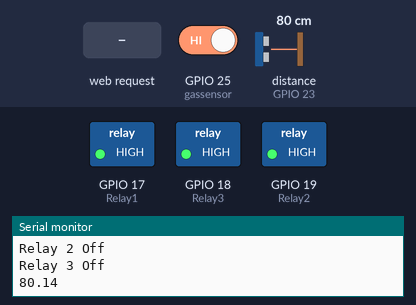
Simulated run of this sketch. Board: ESP32. Shown: switched loads named in the sketch (green lamp = pin HIGH), the last lines printed to the serial monitor. Wiring (inferred from the names in the program): ultrasonic range finder: trigger GPIO 22; echo GPIO 23. The inputs (shaded band) are chosen by the test bench; at power-on: GPIO 25 (gassensor) HIGH, distance to the obstacle (sensor on GPIO 23) 80 cm. The echo pulse lasts 58.3 µs per cm; pins used as bus, display or sensor lines are not drawn.

Above: at 3.3 s.
3.4 s: HTTP request GET /Button1on received
At 6.3 s:
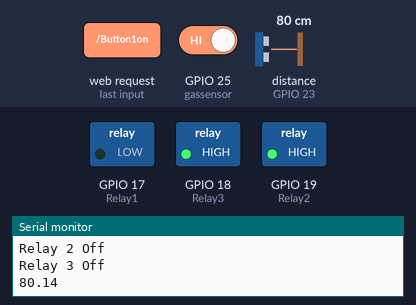
6.6 s: HTTP request GET /Button2on received
At 9.3 s:
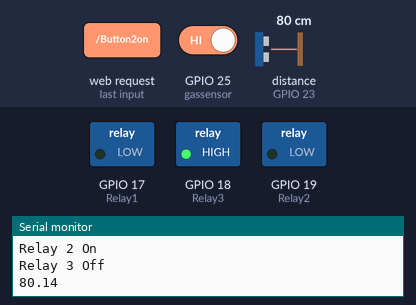
9.6 s: HTTP request GET /Button3on received
At 12.3 s:
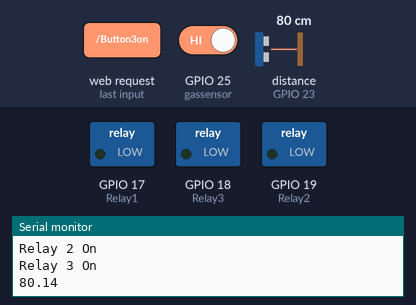
12.6 s: HTTP request GET /Button2off received
At 15.2 s:
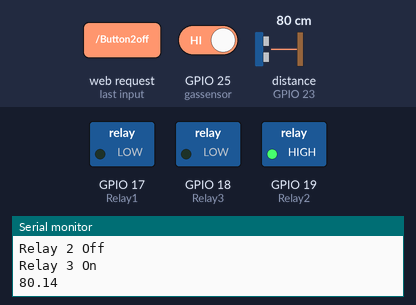
15.6 s: HTTP request GET /Button3off received
At 18.1 s:
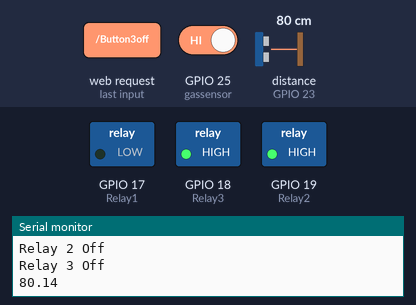
Timing chart, 0 to 19.6 s (numbered marks = the images above; inputs shaded):
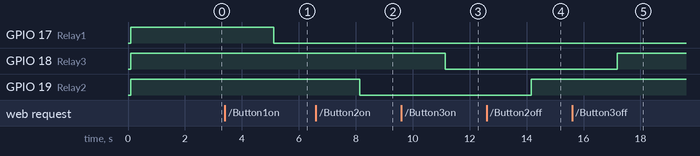

The sketch:

borewell_resuce.ino
```cpp
#include <WiFi.h>  ///// webserver with ajax
#include <WiFiClient.h>
#include <WebServer.h>


/* Put your SSID & Password */
const char* ssid = "BOREWELL";  // Enter SSID here
const char* password = "12345678";  //Enter Password here

/* Put IP Address details */
IPAddress local_ip(192,168,43,1);
IPAddress gateway(192,168,43,1);
IPAddress subnet(255,255,255,0);

WebServer server(80);

uint8_t Relay3 = 18;    //light
uint8_t Relay2 = 19;   //electro
uint8_t Relay1 = 17;   //pump


#define trigger      22
#define echo         23
#define gassensor    25


bool Button1status = LOW;
bool Button2status = LOW;
bool Button3status = LOW;

String distString = "";
String gasString = "";


void setup() {
  // put your setup code here, to run once:

  Serial.begin(115200);

  WiFi.mode(WIFI_AP);
  WiFi.softAPConfig(local_ip, gateway, subnet);
  WiFi.softAP(ssid, password);
  Serial.println(WiFi.softAPIP());
  delay(100);

  server.on("/", handle_OnConnect);

  server.on("/Button1on", handle_Button1on);
  server.on("/Button1off", handle_Button1off);

  server.on("/Button2on", handle_Button2on);
  server.on("/Button2off", handle_Button2off);

  server.on("/Button3on", handle_Button3on);
  server.on("/Button3off", handle_Button3off);


  server.begin();
  Serial.println("HTTP server started");


  pinMode(echo,INPUT);
  pinMode(trigger,OUTPUT);
  pinMode(gassensor,INPUT);
  pinMode(Relay1, OUTPUT);
  digitalWrite(Relay1, HIGH);

  pinMode(Relay2, OUTPUT);
  digitalWrite(Relay2, HIGH);
 pinMode(Relay3, OUTPUT);
 digitalWrite(Relay3, HIGH);

  delay(2000);

}

void loop() {
  // put your main code here, to run repeatedly:
  server.handleClient();

   digitalWrite(trigger, LOW);
  delayMicroseconds(2);
  digitalWrite(trigger, HIGH);
  delayMicroseconds(10);
  digitalWrite(trigger, LOW);

float duration = pulseIn(echo, HIGH);
float distance = (duration / 2) / 29.1;
distString = String(distance);
Serial.println(distance);
delay(1000);
if(distance > 60 && distance < 90)
{
  distString = String("detection");
}
else
{
  distString = String("0");
}
  int readgas = digitalRead(gassensor);
  //gasString = String(readgas);
  if(readgas == 0)
  {
    gasString = String("Smoke detected");
  }
  else
  {
    gasString = String("0");
  }

  Serial.println(readgas);

  if( Button1status)
  {
    pinMode(Relay1, OUTPUT);
      digitalWrite(Relay1, LOW);
      Serial.println("Relay 1 On");

  }
  else
  {
    pinMode(Relay1, INPUT);
    digitalWrite(Relay1, HIGH);
    Serial.println("Relay 1 Off");
  }

  if ( Button2status  )
  {
    digitalWrite(Relay2, LOW);
    Serial.println("Relay 2 On");
  }
  else
  {
    digitalWrite(Relay2, HIGH);
    Serial.println("Relay 2 Off");
  }


  if( Button3status)
  {
    digitalWrite(Relay3, LOW);
    Serial.println("Relay 3 On");
  }
  else
  {
    digitalWrite(Relay3, HIGH);
    Serial.println("Relay 3 Off");
  }
}
void handle_OnConnect() {

  Button1status = LOW;
  Button2status = LOW;
  Button3status = LOW;


  Serial.println("GPIO7 Status: OFF | GPIO6 Status: OFF");
  server.send(200, "text/html", SendHTML(Button1status, Button2status, Button3status,distString,gasString));
}

void handle_Button1on() {
  Button1status = HIGH;


  Serial.println("GPIO7 Status: ON");
  server.send(200, "text/html", SendHTML(Button1status, Button2status, Button3status,distString,gasString ));
}

void handle_Button1off() {

  Button1status = LOW;


  Serial.println("GPIO7 Status: OFF");
  server.send(200, "text/html", SendHTML(Button1status, Button2status, Button3status,distString,gasString));

}

void handle_Button2on() {

  Button2status = HIGH;


  Serial.println("GPIO7 Status: ON");
  server.send(200, "text/html", SendHTML(Button1status, Button2status, Button3status,distString,gasString ));
}

void handle_Button2off() {


  Button2status = LOW;


  Serial.println("GPIO7 Status: OFF");
  server.send(200, "text/html", SendHTML(Button1status, Button2status, Button3status,distString,gasString ));

}

void handle_Button3on() {

  Button3status = HIGH;


  Serial.println("GPIO7 Status: ON");
  server.send(200, "text/html", SendHTML(Button1status, Button2status, Button3status,distString,gasString));
}

void handle_Button3off() {


  Button3status = LOW;


  Serial.println("GPIO7 Status: OFF");
  server.send(200, "text/html", SendHTML(Button1status, Button2status, Button3status,distString,gasString ));

}


String SendHTML(uint8_t Button1stat,uint8_t Button2stat, uint8_t Button3, String distS, String gasS){
  String ptr = "<!DOCTYPE html> <html>\n";
  ptr +="<head><meta name=\"viewport\" content=\"width=device-width, initial-scale=1.0, user-scalable=no\">\n";
  ptr +="<title>TITLE</title>\n";
  ptr +="<style>html { font-family: Electra; display: inline-block; margin: 0px auto; text-align: center;}\n";
  ptr +="body{margin-top: 50px;} h1 {color: #444444;margin: 50px auto 30px;} h3 {color: #444444;margin-bottom: 50px;}\n";
  ptr +=".button {display: block;width: 80px;background-color: #1abc9c;border: none;color: white;padding: 13px 30px;text-decoration: none;font-size: 25px;margin: 0px auto 35px;cursor: pointer;border-radius: 4px;}\n";
  ptr +=".button-on {background-color: #AC1820;}\n";
  ptr +=".button-on:active {background-color: #CFD5FF;}\n";
  ptr +=".button-off {background-color: #34495e;}\n";
  ptr +=".button-off:active {background-color: #2c3e50;}\n";
  ptr +="p {font-size: 14px;color: #888;margin-bottom: 10px;}\n";
  ptr +="</style>\n";
  ptr +="<script>function autoRefresh() {  window.location = window.location.href;} setInterval('autoRefresh()', 2000); </script>\n";
  ptr +="</head>\n";
  ptr +="<body>\n";
  ptr +="<h1> IOT  </h1>\n";
  ptr +="<h2> IOT  </h1>\n";
  ptr +="<h3>Distance "+ distS +" </h3>\n";
  ptr +="<h3>Gas "+ gasS +" </h3>\n";

   if(Button1stat)
  {ptr +="<p>Unit1: ON</p><a class=\"button button-off\" href=\"/Button1off\">OFF</a>\n";}
  else
  {ptr +="<p>Unit1: OFF</p><a class=\"button button-on\" href=\"/Button1on\">ON</a>\n";}

  if(Button2stat)
  {ptr +="<p>Unit2: ON</p><a class=\"button button-off\" href=\"/Button2off\">OFF</a>\n";}
  else
  {ptr +="<p>Unit2: OFF</p><a class=\"button button-on\" href=\"/Button2on\">ON</a>\n";}

   if(Button3)
  {ptr +="<p>Unit3: ON</p><a class=\"button button-off\" href=\"/Button3off\">OFF</a>\n";}
  else
  {ptr +="<p>Unit3: OFF</p><a class=\"button button-on\" href=\"/Button3on\">ON</a>\n";}


  ptr +="</body>\n";
  ptr +="</html>\n";
  return ptr;
}
```

Measured:
- after the input at 3.4 s, GPIO 17 (Relay1): HIGH → LOW after 1.7 s
- after the input at 6.6 s, GPIO 19 (Relay2): HIGH → LOW after 1.5 s
- after the input at 9.6 s, GPIO 18 (Relay3): HIGH → LOW after 1.6 s
- after the input at 12.6 s, GPIO 19 (Relay2): LOW → HIGH after 1.6 s
- after the input at 15.6 s, GPIO 18 (Relay3): LOW → HIGH after 1.6 s
